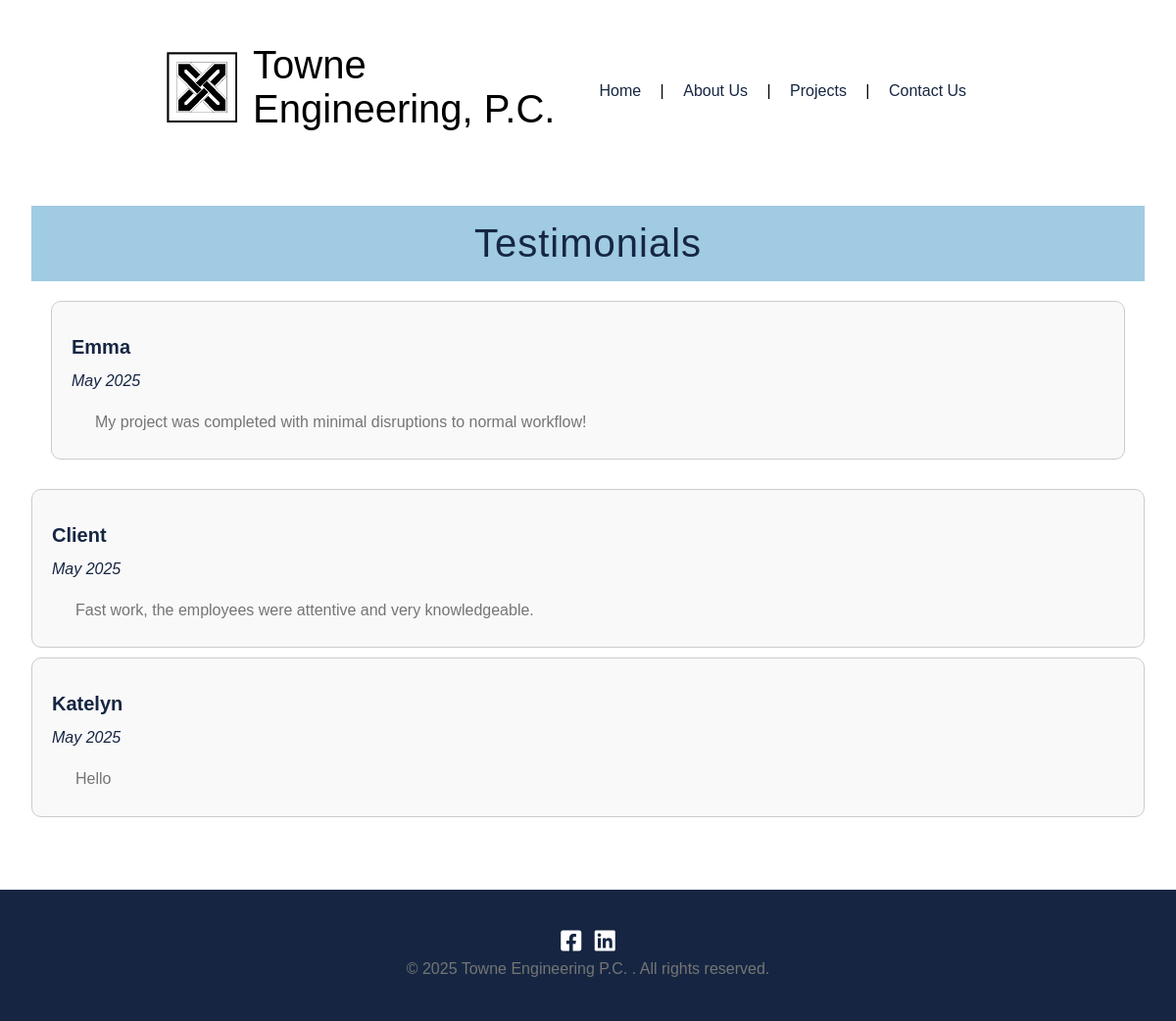
Page /testimonial/all/ on the earlier database version.
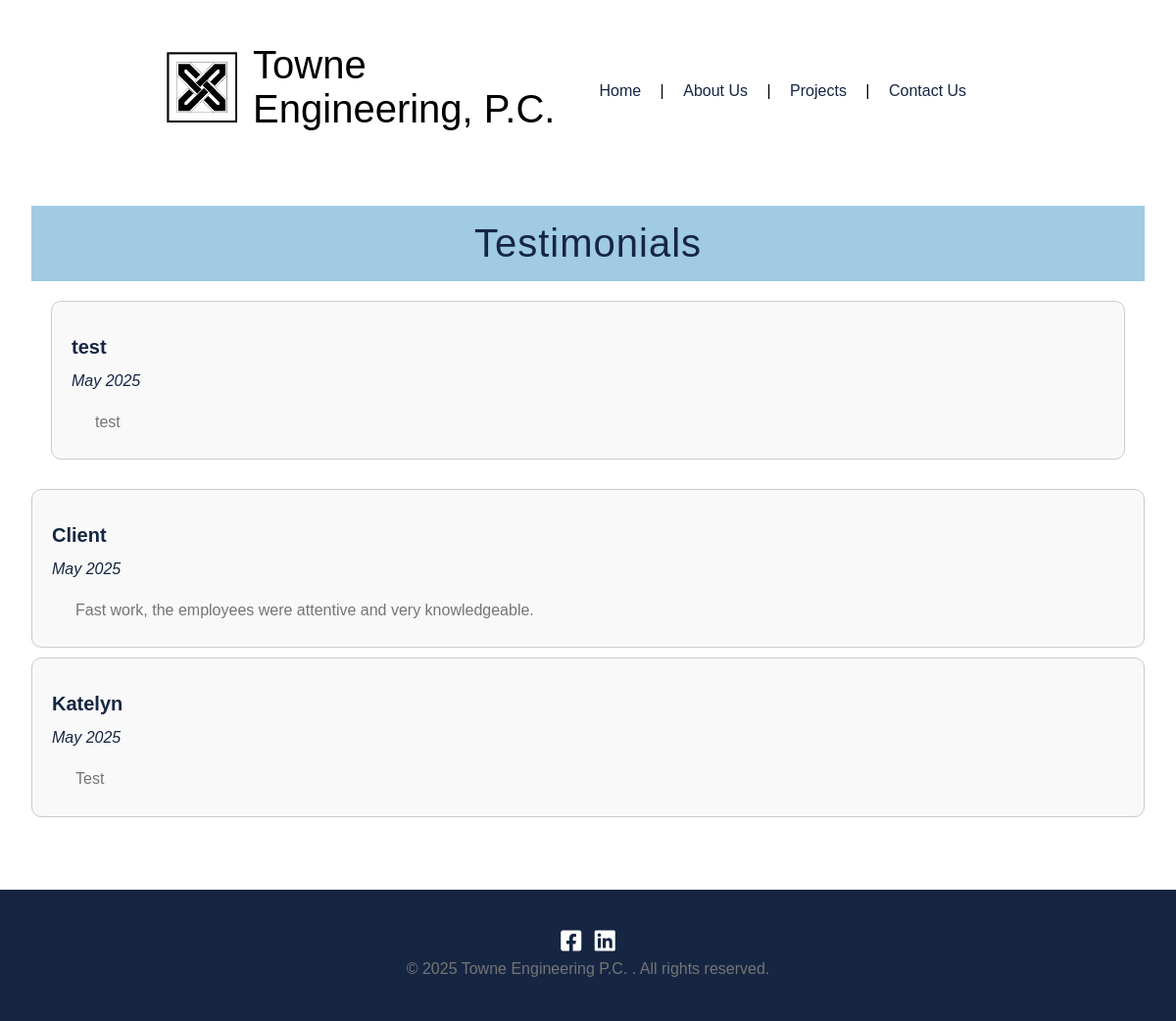
Same page on the later database version.
### testimonials/models.py (models this page shows, shortened)
class Testimonial(models.Model):
    name = models.CharField(max_length=100)
    message = models.TextField()
    created_at = models.DateTimeField(default=timezone.now)

### testimonials/views.py (the view)
# urls.py: path('all/', testimonial_list, name='testimonial_list')
def testimonial_list(request):
    testimonials = Testimonial.objects.order_by('-created_at')
    return render(request, 'testimonials/testimonial_list.html', {'testimonials': testimonials})

### testimonials/templates/testimonials/testimonial_list.html
{% extends 'pages/base.html' %}
{% load static %}
{% block content%}
<div class="page-banner">
    <h1>Testimonials</h1>
</div>
<div class="testimonial-container">
    {% for testimonial in testimonials %}
    <div class="testimonial-box">
        <h3 class="testimonial-name">{{ testimonial.name }}</h3>
        <p class="testimonial-date"><em>{{ testimonial.created_at|date:"F Y"}}</em></p>
        <p class="testimonial-message">{{ testimonial.message }}</p>
    </div>
</div>
{% empty %}
<p>No testimonials yet.</p>
{% endfor %}
{% endblock %}

Differences in the rows shown:
removed Testimonial: name "Emma", created_at "May 2025", message "My project was completed with minimal disruptions to normal workflow!"
added Testimonial: name "test", created_at "May 2025", message "test"
changed Testimonial "Katelyn": message "Hello" → "Test"
